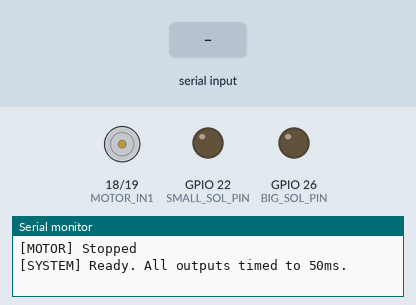
The sketch below on a simulated ESP32. On the bench: motor-driver pin pairs drawn as motors (green arrow = first pin HIGH = forward, orange = second pin HIGH = backward, longer = more drive), output pins drawn as LEDs (lit = HIGH), the last lines printed to the serial monitor. The test bench sets the inputs (shaded band).

Above: at 1.2 s.
1.3 s: "F" received over Serial
At 1.8 s:
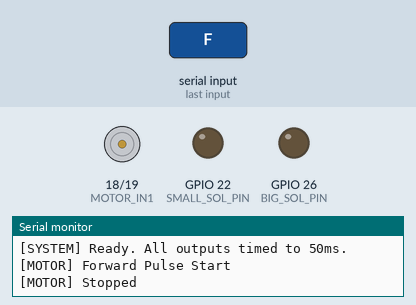
2.8 s: "B" received over Serial
At 4.0 s:
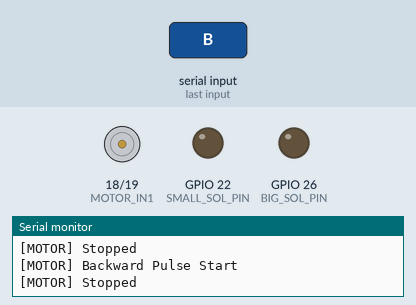
4.3 s: "1" received over Serial
At 5.3 s:
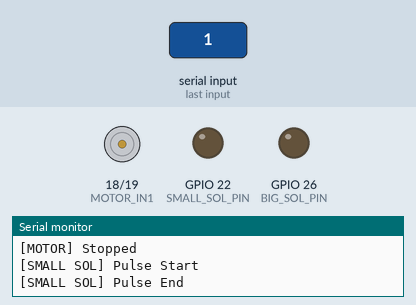
Timing chart, 0 to 7.3 s (numbered marks = the images above; inputs shaded):
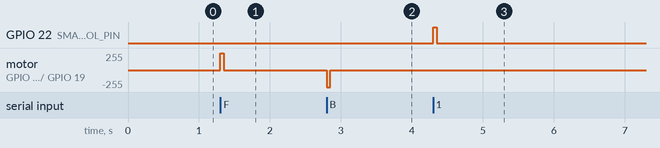

Measured:
- after the input at 1.3 s, motor on GPIO 18 (MOTOR_IN1) / GPIO 19 (MOTOR_IN2): stopped → forward 255/255 at once, → stopped 0.05 s later
- after the input at 2.8 s, motor on GPIO 18 (MOTOR_IN1) / GPIO 19 (MOTOR_IN2): stopped → backward 255/255 at once, → stopped 0.05 s later
- after the input at 4.3 s, GPIO 22 (SMALL_SOL_PIN): LOW → HIGH at once, → LOW 0.05 s later

The sketch:

solmotperc_wired.ino
```cpp
/*
 * ESP32 Serial Control (Auto-Off for All Outputs)
 * ─────────────────────────────────────────────
 * DC Motor (12V)        → L298N   IN1/IN2   GPIO 18/19
 * Small Solenoid (5V)   → NPN     GPIO 22   (Buck to 7V)
 * JB-1250B (12V)        → XY-MOS  SIG       GPIO 26
 */

// ── Pin Definitions ───────────────────────────────────────────
const int MOTOR_IN1     = 18;
const int MOTOR_IN2     = 19;
const int SMALL_SOL_PIN = 22;
const int BIG_SOL_PIN   = 26;

// ── Global Timing Settings ────────────────────────────────────
const unsigned long PULSE_MS = 50; // Default duration for all actions

// ── State Tracking (Non-blocking) ─────────────────────────────
unsigned long motorStartTime    = 0;
unsigned long smallSolStartTime = 0;
unsigned long bigSolStartTime   = 0;

bool motorActive    = false;
bool smallSolActive = false;
bool bigSolActive   = false;

// ── Motor Functions ───────────────────────────────────────────
void motorForward() {
  digitalWrite(MOTOR_IN1, HIGH);
  digitalWrite(MOTOR_IN2, LOW);
  motorStartTime = millis();
  motorActive = true;
  Serial.println("[MOTOR] Forward Pulse Start");
}

void motorBackward() {
  digitalWrite(MOTOR_IN1, LOW);
  digitalWrite(MOTOR_IN2, HIGH);
  motorStartTime = millis();
  motorActive = true;
  Serial.println("[MOTOR] Backward Pulse Start");
}

void motorStop() {
  digitalWrite(MOTOR_IN1, LOW);
  digitalWrite(MOTOR_IN2, LOW);
  motorActive = false;
  Serial.println("[MOTOR] Stopped");
}

// ── Solenoid Functions ────────────────────────────────────────
void smallSolenoidOn() {
  digitalWrite(SMALL_SOL_PIN, HIGH);
  smallSolStartTime = millis();
  smallSolActive = true;
  Serial.println("[SMALL SOL] Pulse Start");
}

void smallSolenoidOff() {
  digitalWrite(SMALL_SOL_PIN, LOW);
  smallSolActive = false;
  Serial.println("[SMALL SOL] Pulse End");
}

void bigSolenoidOn() {
  digitalWrite(BIG_SOL_PIN, HIGH);
  bigSolStartTime = millis();
  bigSolActive = true;
  Serial.println("[BIG SOL] Pulse Start");
}

void bigSolenoidOff() {
  digitalWrite(BIG_SOL_PIN, LOW);
  bigSolActive = false;
  Serial.println("[BIG SOL] Pulse End");
}

// ── Setup ─────────────────────────────────────────────────────
void setup() {
  Serial.begin(115200);

  pinMode(MOTOR_IN1,     OUTPUT);
  pinMode(MOTOR_IN2,     OUTPUT);
  pinMode(SMALL_SOL_PIN, OUTPUT);
  pinMode(BIG_SOL_PIN,   OUTPUT);

  motorStop();
  digitalWrite(SMALL_SOL_PIN, LOW);
  digitalWrite(BIG_SOL_PIN,   LOW);

  Serial.println("[SYSTEM] Ready. All outputs timed to 50ms.");
}

// ── Loop ──────────────────────────────────────────────────────
void loop() {
  unsigned long currentMillis = millis();

  // 1. Listen for Commands from Max MSP
  if (Serial.available() > 0) {
    char command = Serial.read();

    switch (command) {
      case 'F':
        if (!motorActive) motorForward();
        break;
      case 'B':
        if (!motorActive) motorBackward();
        break;
      case 'S':
        motorStop(); // Manual override stop
        break;

      case '1':
        if (!smallSolActive) smallSolenoidOn();
        break;

      case 'X':
        if (!bigSolActive) bigSolenoidOn();
        break;
    }
  }

  // 2. Safety Watchdog: Auto-off logic

  // Motor Auto-Stop
  if (motorActive && (currentMillis - motorStartTime >= PULSE_MS)) {
    motorStop();
  }

  // Small Solenoid Auto-Off
  if (smallSolActive && (currentMillis - smallSolStartTime >= PULSE_MS)) {
    smallSolenoidOff();
  }

  // Big Solenoid Auto-Off
  if (bigSolActive && (currentMillis - bigSolStartTime >= PULSE_MS)) {
    bigSolenoidOff();
  }
}
```
